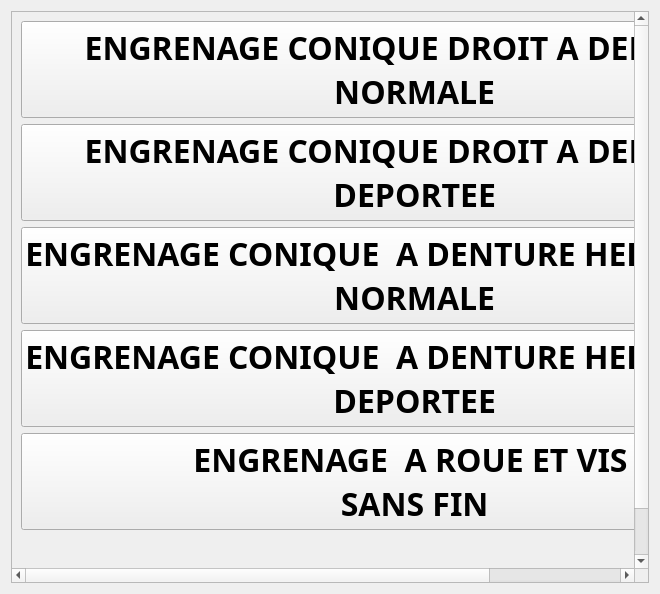
<?xml version="1.0" encoding="UTF-8"?>
<ui version="4.0">
 <class>ENGRENAGE_CONCOURANTE</class>
 <widget class="QWidget" name="ENGRENAGE_CONCOURANTE">
  <property name="geometry">
   <rect>
    <x>0</x>
    <y>0</y>
    <width>660</width>
    <height>594</height>
   </rect>
  </property>
  <property name="windowTitle">
   <string>ENGRENAGE_CONCOURANTE</string>
  </property>
  <property name="windowIcon">
   <iconset>
    <normaloff>reducteur_gearexpert.gif</normaloff>reducteur_gearexpert.gif</iconset>
  </property>
  <layout class="QGridLayout" name="gridLayout_2">
   <item row="0" column="0">
    <widget class="QScrollArea" name="scrollArea">
     <property name="widgetResizable">
      <bool>true</bool>
     </property>
     <widget class="QWidget" name="scrollAreaWidgetContents">
      <property name="geometry">
       <rect>
        <x>0</x>
        <y>0</y>
        <width>680</width>
        <height>567</height>
       </rect>
      </property>
      <layout class="QGridLayout" name="gridLayout">
       <item row="2" column="0">
        <widget class="QPushButton" name="pushButton_3_CH31">
         <property name="font">
          <font>
           <family>Arial Black</family>
           <pointsize>24</pointsize>
           <weight>75</weight>
           <bold>true</bold>
          </font>
         </property>
         <property name="text">
          <string>ENGRENAGE CONIQUE  A DENTURE HELICOIDALE
 NORMALE</string>
         </property>
        </widget>
       </item>
       <item row="4" column="0">
        <widget class="QPushButton" name="pushButton_5_CH31">
         <property name="font">
          <font>
           <family>Arial Black</family>
           <pointsize>24</pointsize>
           <weight>75</weight>
           <bold>true</bold>
          </font>
         </property>
         <property name="text">
          <string>ENGRENAGE  A ROUE ET VIS
 SANS FIN</string>
         </property>
        </widget>
       </item>
       <item row="3" column="0">
        <widget class="QPushButton" name="pushButton_4_CH31">
         <property name="font">
          <font>
           <family>Arial Black</family>
           <pointsize>24</pointsize>
           <weight>75</weight>
           <bold>true</bold>
          </font>
         </property>
         <property name="text">
          <string>ENGRENAGE CONIQUE  A DENTURE HELICOIDALE
 DEPORTEE</string>
         </property>
        </widget>
       </item>
       <item row="0" column="0">
        <widget class="QPushButton" name="pushButton_CH31">
         <property name="font">
          <font>
           <family>Arial Black</family>
           <pointsize>24</pointsize>
           <weight>75</weight>
           <bold>true</bold>
          </font>
         </property>
         <property name="text">
          <string>ENGRENAGE CONIQUE DROIT A DENTURE
 NORMALE</string>
         </property>
        </widget>
       </item>
       <item row="6" column="0">
        <spacer name="horizontalSpacer_5">
         <property name="orientation">
          <enum>Qt::Horizontal</enum>
         </property>
         <property name="sizeHint" stdset="0">
          <size>
           <width>40</width>
           <height>20</height>
          </size>
         </property>
        </spacer>
       </item>
       <item row="5" column="0">
        <spacer name="horizontalSpacer_6">
         <property name="orientation">
          <enum>Qt::Horizontal</enum>
         </property>
         <property name="sizeHint" stdset="0">
          <size>
           <width>40</width>
           <height>20</height>
          </size>
         </property>
        </spacer>
       </item>
       <item row="7" column="0" alignment="Qt::AlignHCenter">
        <widget class="QPushButton" name="pushButton_9_CH21">
         <property name="font">
          <font>
           <family>Arial Black</family>
           <pointsize>14</pointsize>
           <weight>75</weight>
           <bold>true</bold>
          </font>
         </property>
         <property name="text">
          <string>RETOUR</string>
         </property>
        </widget>
       </item>
       <item row="1" column="0">
        <widget class="QPushButton" name="pushButton_2_CH31">
         <property name="font">
          <font>
           <family>Arial Black</family>
           <pointsize>24</pointsize>
           <weight>75</weight>
           <bold>true</bold>
          </font>
         </property>
         <property name="text">
          <string>ENGRENAGE CONIQUE DROIT A DENTURE
 DEPORTEE</string>
         </property>
        </widget>
       </item>
      </layout>
     </widget>
    </widget>
   </item>
  </layout>
 </widget>
 <resources/>
 <connections/>
</ui>
